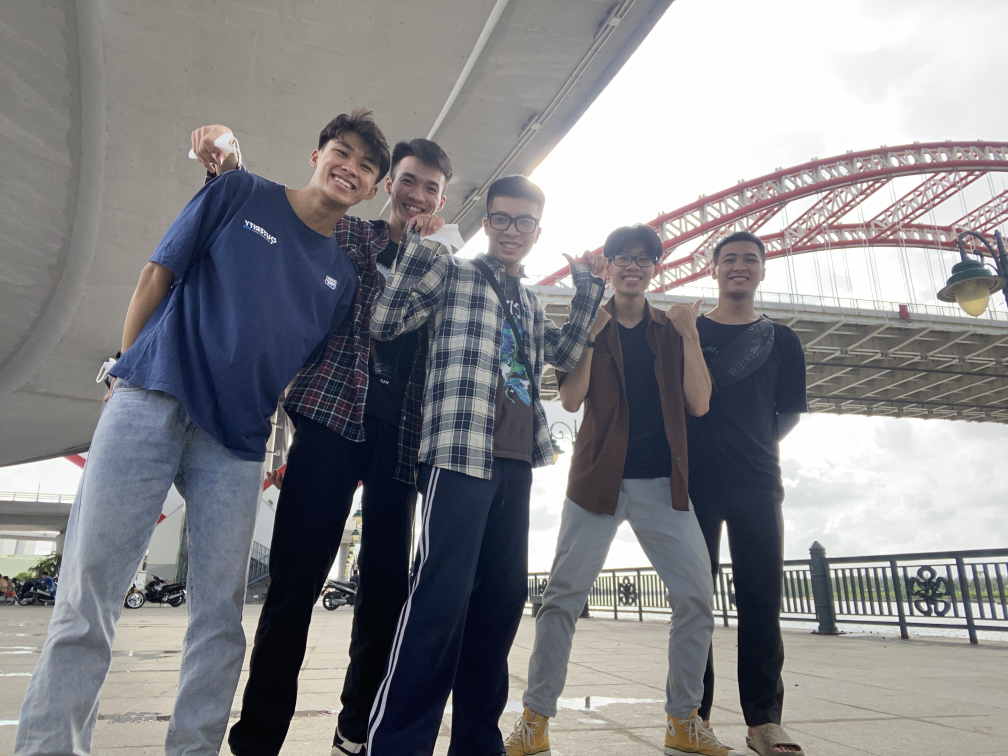
#> input picture Update_Nhom12_ma_ngon_mo/anh.JPG, 4032 x 3024 px, found by its file name (shown at 1/4 size)
$ python main.py
#> lines starting #> are read from the running program, lines starting #| are printed output that depends on the picture
import random
import cv2


# Function to Keep track of all the faces present
def tracker(face_coordinates):
  track = 0
  # Looping through all the faces present in the image or frame
  for set in face_coordinates:
    # Assigning random values from 0 to 255 to form a different rbg mixture of coloured squares for each face
    g = random.randint(0, 255)
    b = random.randint(0, 255)
    r = random.randint(0, 255)
    [x, y, w, h] = face_coordinates[track]  # Assigning the face coordinates to x,y,w,h to be used in the function below
    cv2.rectangle(img, (x, y), (x + w, y + h), (b, g, r), 3)
    track += 1


trained_face_data = cv2.CascadeClassifier(
  cv2.data.haarcascades + 'haarcascade_frontalface_default.xml')  # Assigining the trained face data to a variable

# Importing the image fam.jpg from the directory and assigning it to the varible img
img = cv2.imread('anh.jpg')
#> img is the input picture: shape (3024, 4032, 3); mean B, G, R 136.8, 133.7, 133.8

grayscale = cv2.cvtColor(img,
                         cv2.COLOR_BGR2GRAY)  # COnerts the coloured image to a gray scale to be easily decipherable by the program
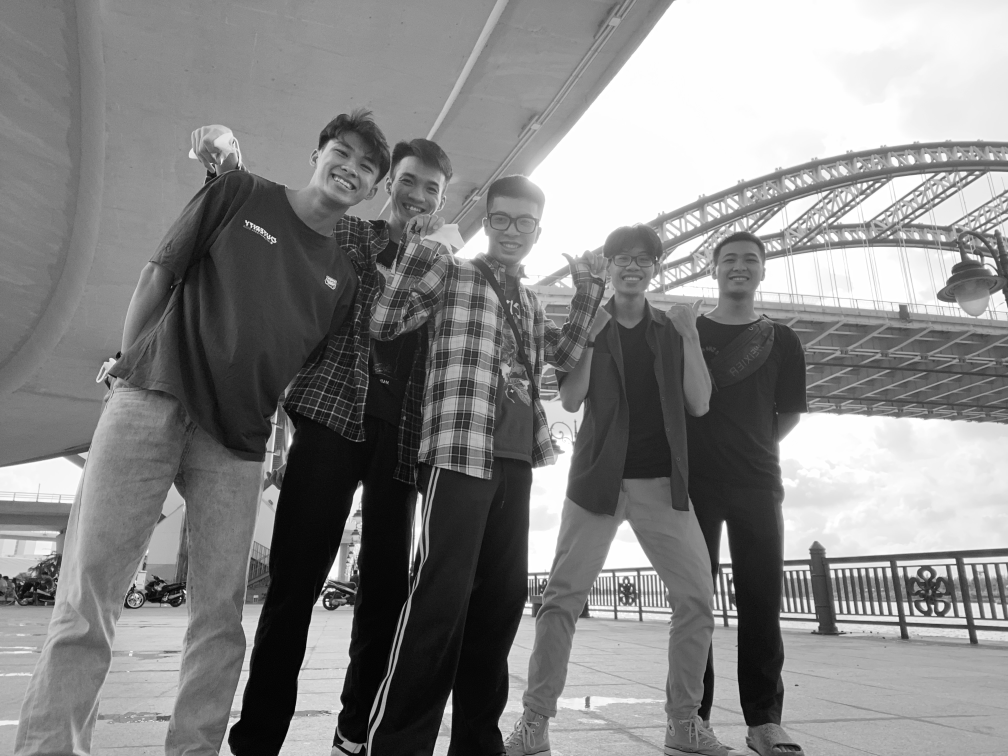
#> grayscale: shape (3024, 4032) (shown at 1/4 size); min 0, max 255, mean 134.1

face_coordinates = trained_face_data.detectMultiScale(
  grayscale)  # Asssigning the nested list of cordinates of the faces detected to a variable face_coordinates
#> face_coordinates = [[1036, 2365, 36, 36], [3879, 2267, 67, 67], [155, 2267, 79, 79], [1345, 2145, 96, 96], [1351, 2090, 110, 110], [3120, 2642, 130, 130], [2857, 964, 195, 195], [1930, 787, 244, 244], [1541, 636, 266, 266], [464, 2514, 315, 315]]

tracker(face_coordinates)  # Calling the tracker function on face coordinates
#> the loop in tracker, `for set in face_coordinates:` made 10 passes
#> (g, b, r, x, y, w, h) on passes 1 to 10: (197, 215, 20, 1036, 2365, 36, 36), (132, 248, 207, 3879, 2267, 67, 67), (155, 244, 183, 155, 2267, 79, 79), (111, 71, 144, 1345, 2145, 96, 96), (71, 48, 128, 1351, 2090, 110, 110), (75, 158, 50, 3120, 2642, 130, 130), (37, 169, 241, 2857, 964, 195, 195), (51, 181, 222, 1930, 787, 244, 244), (161, 104, 244, 1541, 636, 266, 266), (226, 133, 31, 464, 2514, 315, 315)
#> after the loop in tracker, `for set in face_coordinates:`: track = 10

width, height = 800, 600  # Kích thước mà bạn muốn
img = cv2.resize(img, (width, height))
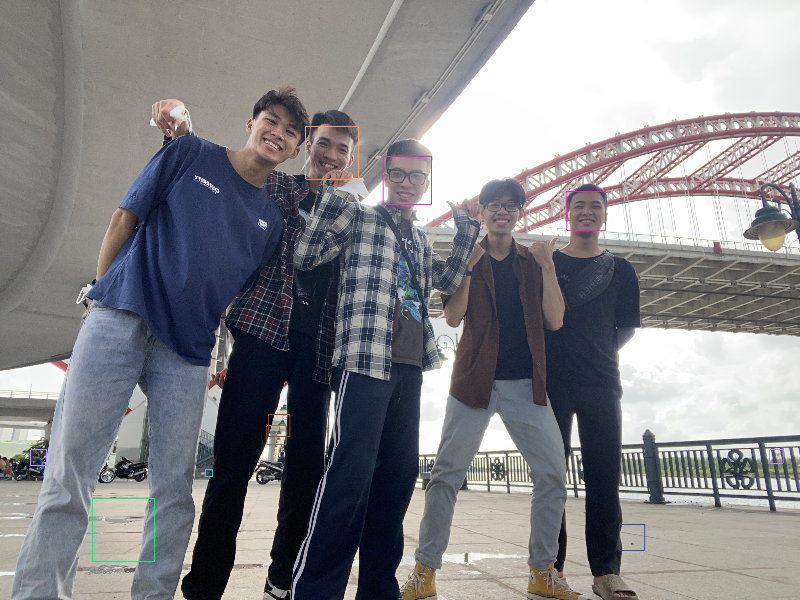
#> img: shape (600, 800, 3); mean B, G, R 136.7, 133.6, 133.8

cv2.imshow('Face Detector', img) # Hiển thị ảnh với kích thước đã điều chỉnh
cv2.waitKey()


print("Code Completed!")
